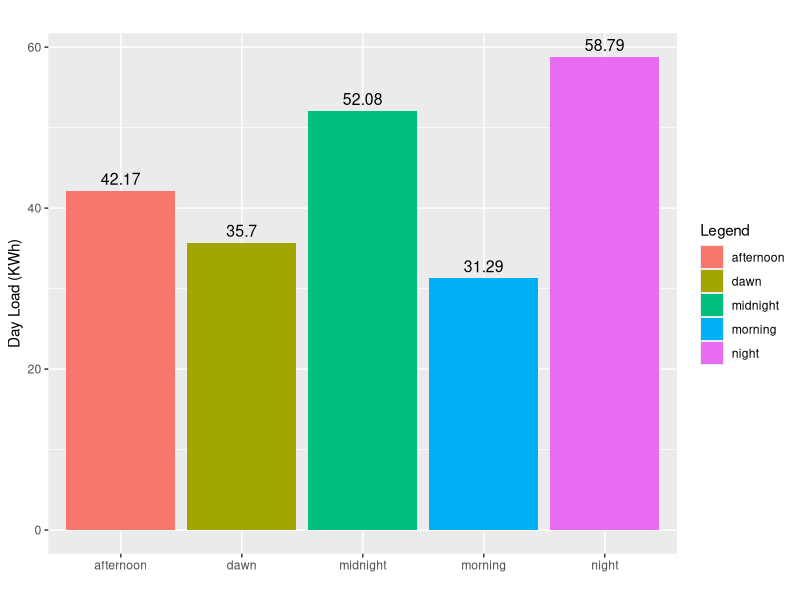

Write the R code that produced this figure.
library(readxl)
library(ggplot2)

day_load<-unlist(read_excel("Alldata_excel.xlsx", range = "A2:A74",col_names = FALSE))
midnight_load1<-max(as.data.frame(lapply(read_excel("Alldata_excel.xlsx", range = "A2:A11",col_names = FALSE,col_types = "text"),function(d) round(as.numeric(d),2))))
dawn_load1<-max(as.data.frame(lapply(read_excel("Alldata_excel.xlsx", range = "A12:A22",col_names = FALSE,col_types = "text"),function(d) round(as.numeric(d),2))))
morning_load1<-max(as.data.frame(lapply(read_excel("Alldata_excel.xlsx", range = "A23:A34",col_names = FALSE,col_types = "text"),function(d) round(as.numeric(d),2))))
afternoon_load1<-max(as.data.frame(lapply(read_excel("Alldata_excel.xlsx", range = "A35:A60",col_names = FALSE,col_types = "text"),function(d) round(as.numeric(d),2))))
night_load1<-max(as.data.frame(lapply(read_excel("Alldata_excel.xlsx", range = "A61:A74",col_names = FALSE,col_types = "text"),function(d) round(as.numeric(d),2))))

#max(midnight_load)
#xValues<-c("midnight","dawn","morning","afternoon","night")

loadData<-data.frame(
  dayload = c(midnight_load1,dawn_load1,morning_load1,afternoon_load1,night_load1),
  xvalues =c("midnight","dawn","morning","afternoon","night")
)
tiff("dayLoad1.tiff", units="in", width=5, height=5, res=300)
ggplot(loadData,aes(x=xvalues,y=dayload,fill=xvalues))+geom_col()+
  labs(
    title = "",
    x="",
    y="Day Load (KWh)",
    fill ="Legend"
  )+geom_text(aes(label = dayload), vjust = -0.5, size = 4, color = "black")
dev.off()
